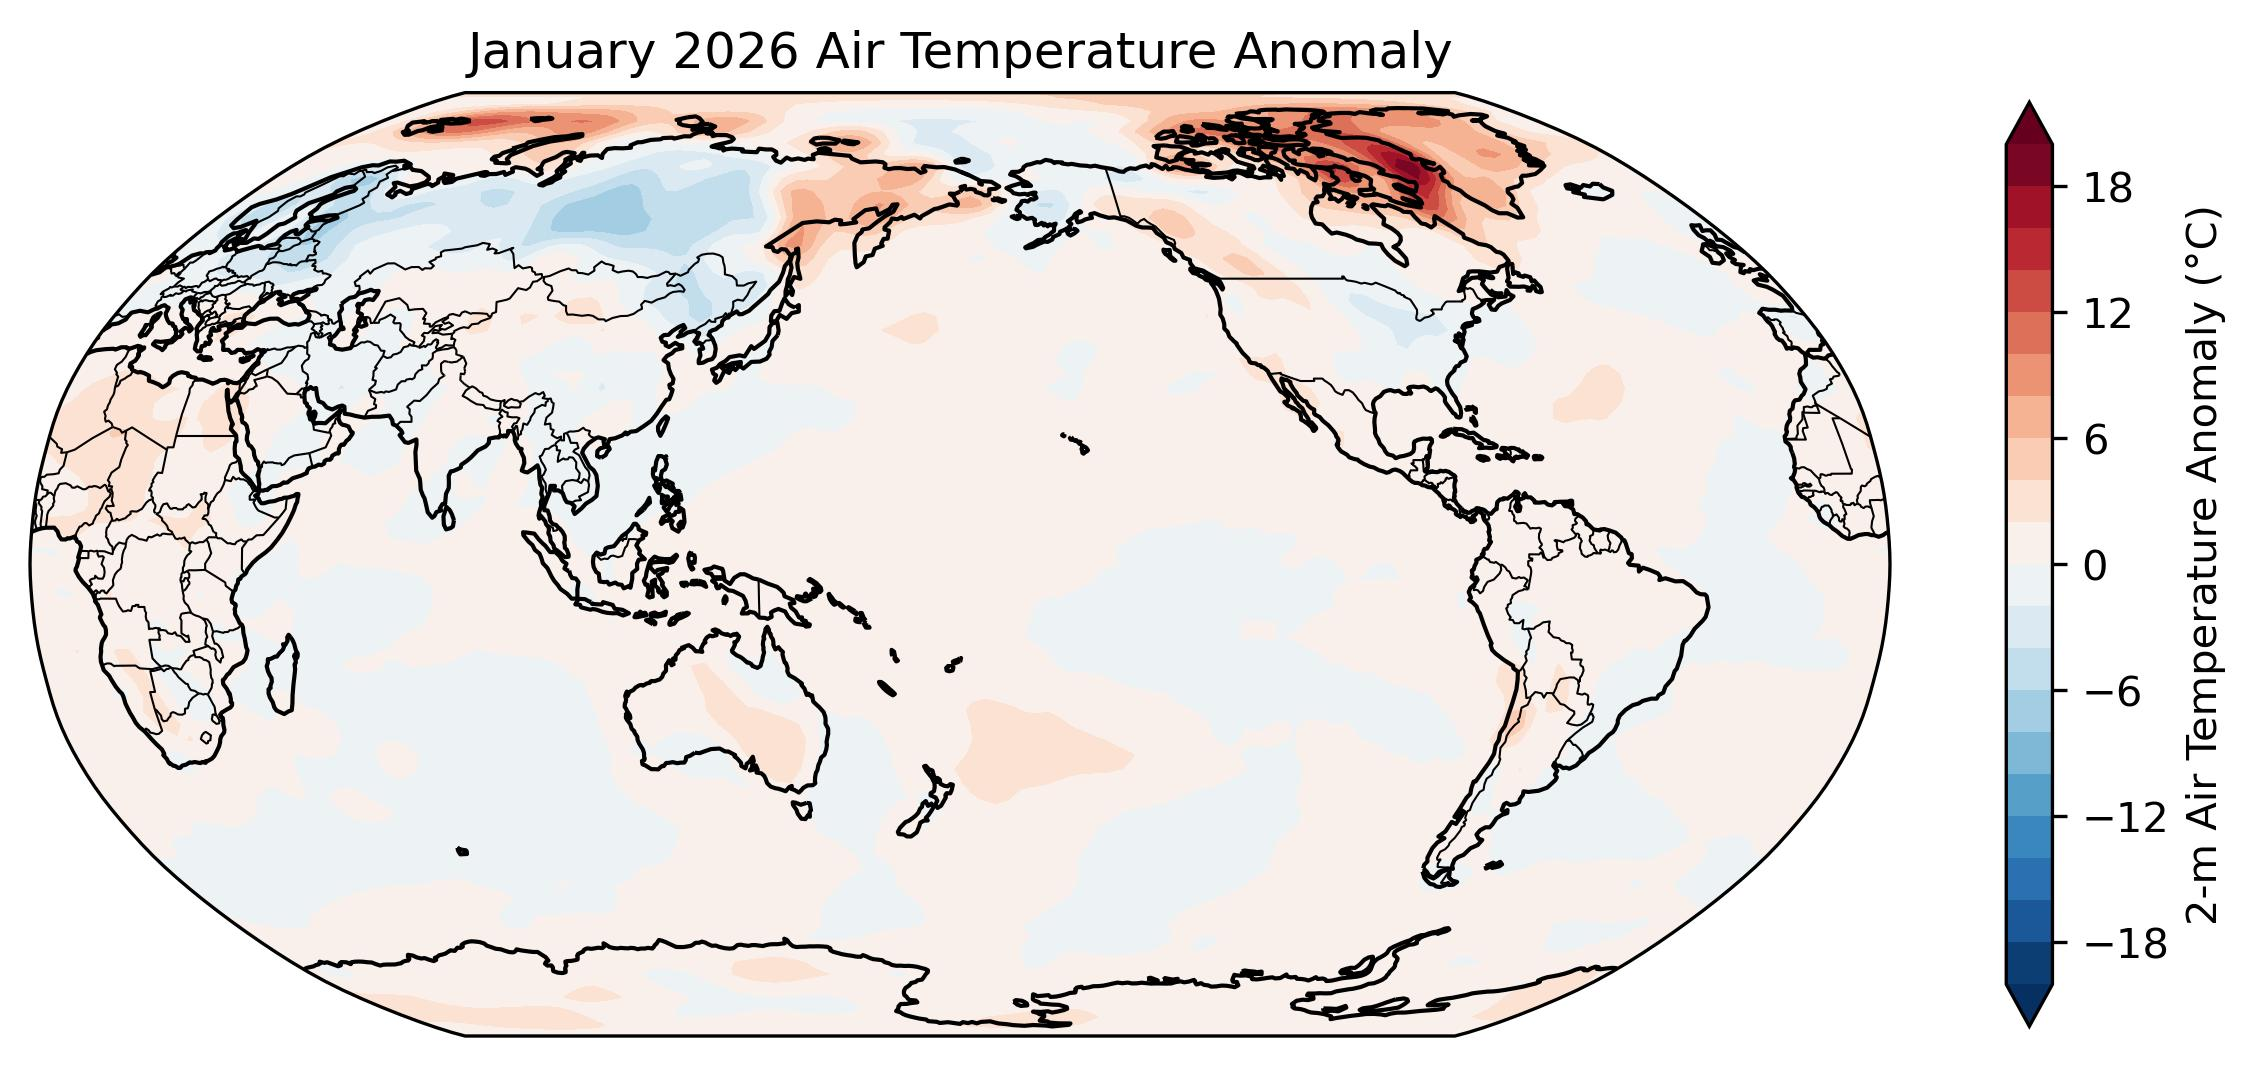

Write the Python code that produced this figure.
# ---------------------------------------------------------
# Pacific-Centered Robinson Projection
# ---------------------------------------------------------
# This program visualizes global air temperature anomalies
# using NOAA NCEP/NCAR Reanalysis data and Cartopy.
#
# The Robinson projection provides a visually balanced view
# of the global climate field.
#
# Here, the map is centered near the Pacific Ocean using
# central_longitude=180, which is useful for ocean and
# climate variability analysis.
#
# A cyclic point is added to avoid a blank seam at the
# 0/360-degree longitude boundary.
# ---------------------------------------------------------

import xarray as xr
import matplotlib.pyplot as plt
import cartopy.crs as ccrs
import cartopy.feature as cfeature
from cartopy.util import add_cyclic_point
from pathlib import Path
import sys
import cartopy
import shapely
import matplotlib

import warnings
warnings.filterwarnings(
    "ignore",
    message="invalid value encountered in create_collection",
    category=RuntimeWarning
)

# Example NOAA PSL OPeNDAP URLs
air_url = "https://psl.noaa.gov/thredds/dodsC/Datasets/ncep.reanalysis.derived/surface/air.mon.mean.nc"
prate_url = "https://psl.noaa.gov/thredds/dodsC/Datasets/ncep.reanalysis.derived/surface/prate.sfc.mon.mean.nc"
sst_url = "https://psl.noaa.gov/thredds/dodsC/Datasets/COBE2/sst.mon.mean.nc"

ds = xr.open_dataset(air_url)
print(ds)
print(ds.time[-1].values)

# Select near-surface air temperature
air = ds["air"]

# Convert from K to degC if needed
air_c = air - 273.15

# Example: January climatology
jan_clim = air_c.sel(time=slice("1991-01-01", "2020-12-31")).where(
    air_c["time.month"] == 1, drop=True
).mean("time")

# Example: January 2026 anomaly
jan_2026 = air_c.sel(time="2026-01-01")
anom = jan_2026 - jan_clim
print(anom.shape)
print(anom.dims)

# Add cyclic point to close the 0/360 longitude seam
anom_cyclic, lon_cyclic = add_cyclic_point(anom.values, coord=anom.lon)

# Plot
fig = plt.figure(figsize=(10, 5))

#
# Pacific centered Projection 
#
# Plot
fig = plt.figure(figsize=(10, 5))

ax = plt.axes(projection=ccrs.Robinson(central_longitude=180.))

levels = range(-20, 22, 2)

cf = ax.contourf(
    lon_cyclic,
    anom.lat,
    anom_cyclic,
    levels=levels,
    cmap="RdBu_r",
    extend="both",
    transform=ccrs.PlateCarree()
)

plt.colorbar(
    cf,
    ax=ax,
    orientation="vertical",
    shrink=0.8,
    label="2-m Air Temperature Anomaly (°C)"
)

ax.coastlines()
ax.add_feature(cfeature.BORDERS, linewidth=0.5)
ax.set_global()
ax.set_title("January 2026 Air Temperature Anomaly")

output_path = Path(__file__).with_suffix(".jpg")
plt.savefig(output_path, dpi=300, bbox_inches="tight")
plt.show()
